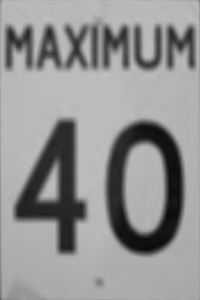
//> input picture Assignment2/speed_40.bmp, 200 x 300 px
$ ./classify_sign_template   (built with g++ and OpenCV 4)
//> lines starting //> are read from the running program, lines starting //| are printed output that depends on the picture; after the words box and inside, x2 and y2 are one past the last pixel; in counts of white or black regions, pixels touching at a corner belong together; pictures that were not available may be replaced by others from this repository, and a replacement may not be noted
#include "opencv2/core/core.hpp"
#include "opencv2/highgui/highgui.hpp"
#include "opencv2/imgproc/imgproc.hpp"
#include "opencv2/calib3d/calib3d.hpp"
#include <iostream>
#include <stdio.h>
#include <stdlib.h>

#define WARPED_XSIZE 200
#define WARPED_YSIZE 300

using namespace cv;
using namespace std;

Mat src; Mat src_gray, warped_result;
Mat speed_80, speed_40;
int canny_thresh = 154;


#define VERY_LARGE_VALUE 100000

#define NO_MATCH    0
#define STOP_SIGN            1
#define SPEED_LIMIT_40_SIGN  2
#define SPEED_LIMIT_80_SIGN  3

/** @function main */
int main(int argc, char** argv)
{
	int sign_recog_result = NO_MATCH;
	speed_40 = imread("speed_40.bmp", 0);
//> speed_40 is the input picture: 300 rows x 200 cols, CV_8UC1; min 10, max 194, mean 146.9
	speed_80 = imread("speed_80.bmp", 0);
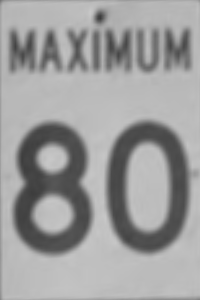
//> input picture Assignment2/speed_80.bmp, 200 x 300 px
//> speed_80 is the input picture: 300 rows x 200 cols, CV_8UC1; min 60, max 200, mean 157.1

	// you run your program on these three examples (uncomment the two lines below)
	//string sign_name = "stop4";
	//string sign_name = "speedsign12";
	//string sign_name = "speedsign3";
	string sign_name = "speedsign4";
	string final_sign_input_name = sign_name + ".jpg";
	string final_sign_output_name = sign_name + "_result" + ".jpg";

	/// Load source image and convert it to gray
	src = imread(final_sign_input_name, 1);
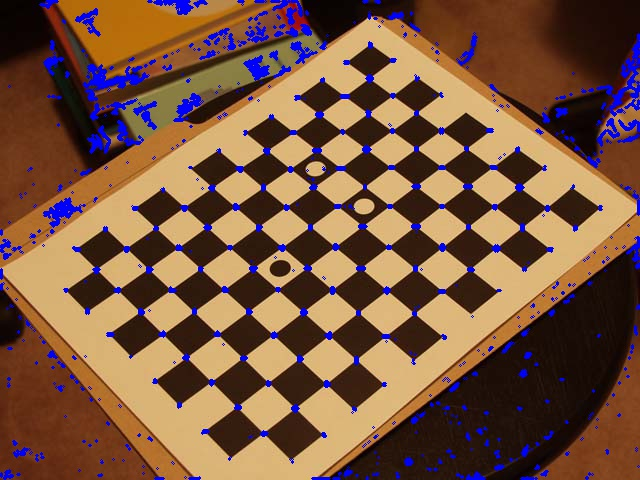
//> input picture Assignment2/checkers_corners.jpg, 640 x 480 px, given in place of speedsign4.jpg, which was not available
//> src is the input picture: 480 rows x 640 cols, CV_8UC3; mean B, G, R 64.1, 86.3, 121.1

	/// Convert image to gray and blur it
	cvtColor(src, src_gray, COLOR_BGR2GRAY);
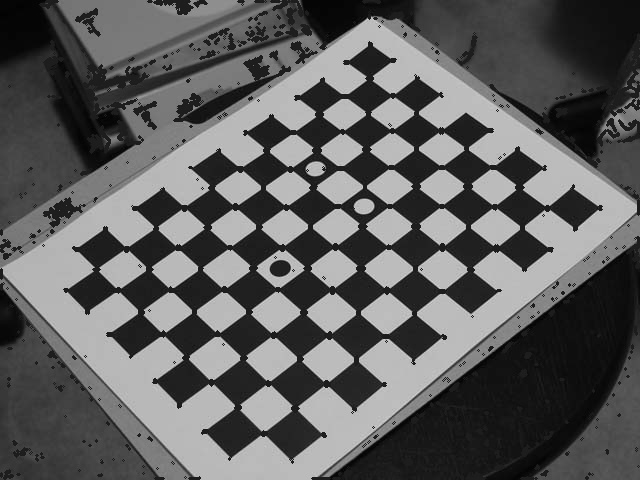
//> src_gray: 480 rows x 640 cols, CV_8UC1; min 1, max 220, mean 94.2
	blur(src_gray, src_gray, Size(3, 3));
	warped_result = Mat(Size(WARPED_XSIZE, WARPED_YSIZE), src_gray.type());

	// here you add the code to do the recognition, and set the variable
	// sign_recog_result to one of STOP_SIGN, SPEED_LIMIT_40_SIGN, SPEED_LIMIT_80_SIGN, or NO_MATCH

	string text;
	if (sign_recog_result == SPEED_LIMIT_40_SIGN) text = "Speed 40";
	else if (sign_recog_result == SPEED_LIMIT_80_SIGN) text = "Speed 80";
	else if (sign_recog_result == STOP_SIGN) text = "Stop";
	else if (sign_recog_result == NO_MATCH) text = "Fail";

	int fontFace = FONT_HERSHEY_SCRIPT_SIMPLEX;
	double fontScale = 2;
	int thickness = 3;
	cv::Point textOrg(10, 130);
	cv::putText(src, text, textOrg, fontFace, fontScale, Scalar::all(255), thickness, 8);
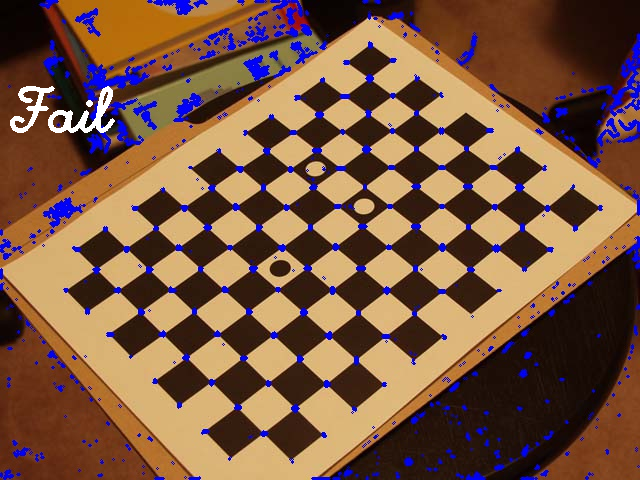
//> src: 480 rows x 640 cols, CV_8UC3; 0.57% of pixels changed, all inside (x1, y1, x2, y2) = (10, 86, 115, 133)

	/// Create Window
	char* source_window = "Result";
	namedWindow(source_window, WINDOW_AUTOSIZE);
	imshow(source_window, src);
	imwrite(final_sign_output_name, src);

	waitKey(0);

	return(0);
}
